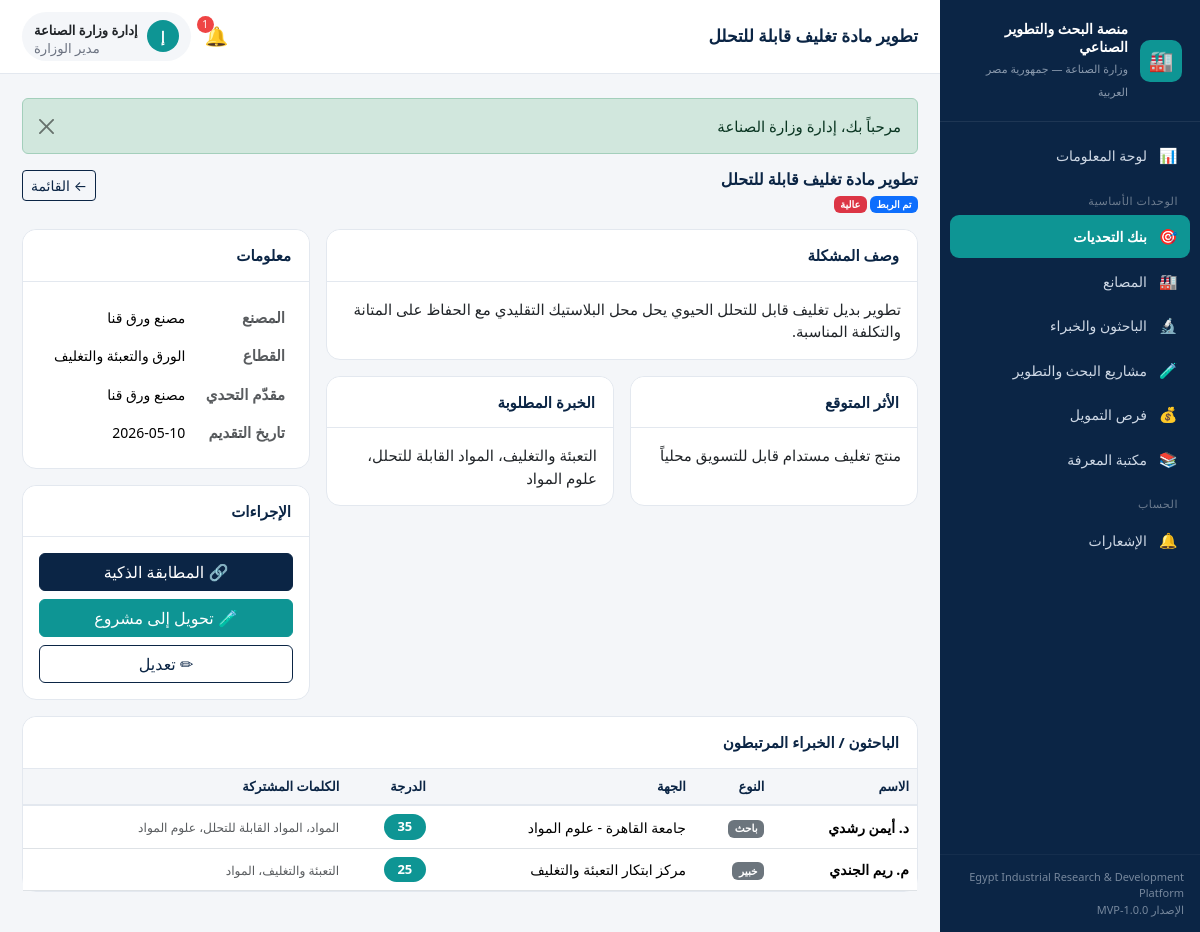
The page /public/challenge/show/4 (signed in) on the database its author committed.
### tables this page shows
CREATE TABLE `challenges` (
  `id`               INT UNSIGNED NOT NULL AUTO_INCREMENT,
  `factory_id`       INT UNSIGNED NULL,
  `created_by`       INT UNSIGNED NULL,
  `title`            VARCHAR(220) NOT NULL,
  `description`      TEXT NOT NULL,
  `sector_id`        INT UNSIGNED NULL,
  `priority`         ENUM('low','medium','high') NOT NULL DEFAULT 'medium',
  `expected_impact`  TEXT NULL,
  `needed_expertise` TEXT NULL,
  `status`           ENUM('pending','open','under_review','matched','in_progress','solved','rejected') NOT NULL DEFAULT 'pending',
  `created_at`       DATETIME NOT NULL DEFAULT CURRENT_TIMESTAMP,
  `updated_at`       DATETIME NULL,
  PRIMARY KEY (`id`),
  KEY `idx_ch_status` (`status`),
  KEY `idx_ch_sector` (`sector_id`),
  KEY `idx_ch_factory` (`factory_id`),
  CONSTRAINT `fk_ch_factory` FOREIGN KEY (`factory_id`) REFERENCES `factories`(`id`) ON DELETE SET NULL,
  CONSTRAINT `fk_ch_user` FOREIGN KEY (`created_by`) REFERENCES `users`(`id`) ON DELETE SET NULL,
  CONSTRAINT `fk_ch_sector` FOREIGN KEY (`sector_id`) REFERENCES `sectors`(`id`) ON DELETE SET NULL
);

CREATE TABLE `factories` (
  `id`                  INT UNSIGNED NOT NULL AUTO_INCREMENT,
  `user_id`             INT UNSIGNED NULL,
  `name`                VARCHAR(190) NOT NULL,
  `sector_id`           INT UNSIGNED NULL,
  `governorate_id`      INT UNSIGNED NULL,
  `contact_person`      VARCHAR(150) NULL,
  `email`               VARCHAR(190) NULL,
  `phone`               VARCHAR(40)  NULL,
  `products`            TEXT NULL,
  `main_challenges`     TEXT NULL,
  `energy_usage_level`  ENUM('low','medium','high') NOT NULL DEFAULT 'medium',
  `production_capacity` VARCHAR(190) NULL,
  `created_at`          DATETIME NOT NULL DEFAULT CURRENT_TIMESTAMP,
  PRIMARY KEY (`id`),
  KEY `idx_factories_sector` (`sector_id`),
  KEY `idx_factories_gov` (`governorate_id`),
  KEY `idx_factories_user` (`user_id`),
  CONSTRAINT `fk_factories_user` FOREIGN KEY (`user_id`) REFERENCES `users`(`id`) ON DELETE SET NULL,
  CONSTRAINT `fk_factories_sector` FOREIGN KEY (`sector_id`) REFERENCES `sectors`(`id`) ON DELETE SET NULL,
  CONSTRAINT `fk_factories_gov` FOREIGN KEY (`governorate_id`) REFERENCES `governorates`(`id`) ON DELETE SET NULL
);

CREATE TABLE `sectors` (
  `id`      INT UNSIGNED NOT NULL AUTO_INCREMENT,
  `name_ar` VARCHAR(120) NOT NULL,
  `name_en` VARCHAR(120) NULL,
  PRIMARY KEY (`id`)
);

CREATE TABLE `users` (
  `id`         INT UNSIGNED NOT NULL AUTO_INCREMENT,
  `name`       VARCHAR(150) NOT NULL,
  `email`      VARCHAR(190) NOT NULL,
  `password`   VARCHAR(255) NOT NULL,
  `role`       ENUM('admin','factory','researcher','expert','investor') NOT NULL DEFAULT 'factory',
  `phone`      VARCHAR(40)  NULL,
  `is_active`  TINYINT(1)   NOT NULL DEFAULT 1,
  `created_at` DATETIME     NOT NULL DEFAULT CURRENT_TIMESTAMP,
  PRIMARY KEY (`id`),
  UNIQUE KEY `uq_users_email` (`email`)
);

CREATE TABLE `challenge_matches` (
  `id`               INT UNSIGNED NOT NULL AUTO_INCREMENT,
  `challenge_id`     INT UNSIGNED NOT NULL,
  `profile_id`       INT UNSIGNED NOT NULL,
  `match_score`      INT NOT NULL DEFAULT 0,
  `matched_keywords` TEXT NULL,
  `created_at`       DATETIME NOT NULL DEFAULT CURRENT_TIMESTAMP,
  PRIMARY KEY (`id`),
  KEY `idx_cm_challenge` (`challenge_id`),
  KEY `idx_cm_profile` (`profile_id`),
  CONSTRAINT `fk_cm_challenge` FOREIGN KEY (`challenge_id`) REFERENCES `challenges`(`id`) ON DELETE CASCADE,
  CONSTRAINT `fk_cm_profile` FOREIGN KEY (`profile_id`) REFERENCES `researcher_profiles`(`id`) ON DELETE CASCADE
);

CREATE TABLE `researcher_profiles` (
  `id`                 INT UNSIGNED NOT NULL AUTO_INCREMENT,
  `user_id`            INT UNSIGNED NULL,
  `profile_type`       ENUM('researcher','expert') NOT NULL DEFAULT 'researcher',
  `name`               VARCHAR(190) NOT NULL,
  `organization`       VARCHAR(190) NULL,
  `specialization`     VARCHAR(190) NOT NULL,
  `expertise_keywords` TEXT NULL,
  `previous_projects`  TEXT NULL,
  `email`              VARCHAR(190) NULL,
  `phone`              VARCHAR(40)  NULL,
  `governorate_id`     INT UNSIGNED NULL,
  `created_at`         DATETIME NOT NULL DEFAULT CURRENT_TIMESTAMP,
  PRIMARY KEY (`id`),
  KEY `idx_rp_type` (`profile_type`),
  KEY `idx_rp_gov` (`governorate_id`),
  KEY `idx_rp_user` (`user_id`),
  CONSTRAINT `fk_rp_user` FOREIGN KEY (`user_id`) REFERENCES `users`(`id`) ON DELETE SET NULL,
  CONSTRAINT `fk_rp_gov` FOREIGN KEY (`governorate_id`) REFERENCES `governorates`(`id`) ON DELETE SET NULL
);

### app/controllers/ChallengeController.php (called while the page is built, shortened)
<?php
class ChallengeController extends Controller
{
    public function show(string $id = '0'): void
    {
        $challengeM = $this->model('Challenge');
        $challenge = $challengeM->findWithRefs((int) $id);
        $matchM = $this->model('ChallengeMatch');
        $this->view('challenges/show', [
            'challenge'    => $challenge,
            'savedMatches' => $matchM->savedForChallenge((int) $id),
        ]);
    }
}

### app/core/Router.php (called while the page is built, shortened)
<?php
class Router
{
    public function dispatch(): void
    {
        $url = $this->parseUrl();
        $action         = !empty($url[1]) ? $url[1] : 'index';
        $params         = array_slice($url, 2);
        $controller = new $controllerName();
        call_user_func_array([$controller, $action], $params);
    }
    private function parseUrl(): array
    {
        $url = $_GET['url'] ?? '';
        $url = rtrim($url, '/');
        $url = filter_var($url, FILTER_SANITIZE_URL);
        return explode('/', $url);
    }
}

### public/index.php (called while the page is built, shortened)
<?php
require_once APP_PATH . '/core/Database.php';
require_once APP_PATH . '/core/Model.php';
require_once APP_PATH . '/core/Controller.php';
require_once APP_PATH . '/core/Router.php';
require_once APP_PATH . '/helpers/functions.php';
require_once APP_PATH . '/helpers/Auth.php';
$router = new Router();
$router->dispatch();

### app/core/Database.php (called while the page is built)
<?php
class Database
{
    private static ?PDO $instance = null;
    public static function getConnection(): PDO
    {
        if (self::$instance === null) {
            $dsn = sprintf(
                'mysql:host=%s;port=%s;dbname=%s;charset=%s',
                DB_HOST,
                DB_PORT,
                DB_NAME,
                DB_CHARSET
            );
            $options = [
                PDO::ATTR_ERRMODE            => PDO::ERRMODE_EXCEPTION,
                PDO::ATTR_DEFAULT_FETCH_MODE => PDO::FETCH_ASSOC,
                PDO::ATTR_EMULATE_PREPARES   => false,
            ];
            try {
                self::$instance = new PDO($dsn, DB_USER, DB_PASS, $options);
                self::$instance->exec("SET NAMES utf8mb4 COLLATE utf8mb4_unicode_ci");
            } catch (PDOException $e) {
                if (APP_DEBUG) {
                    die('Database connection failed: ' . $e->getMessage());
                }
                die('تعذّر الاتصال بقاعدة البيانات. يرجى مراجعة الإعدادات.');
            }
        }
        return self::$instance;
    }
}

### app/core/Model.php (called while the page is built, shortened)
<?php
abstract class Model
{
    protected PDO $db;
    public function __construct()
    {
        $this->db = Database::getConnection();
    }
    protected function query(string $sql, array $params = []): array
    {
        $stmt = $this->db->prepare($sql);
        $stmt->execute($params);
        return $stmt->fetchAll();
    }
    protected function queryOne(string $sql, array $params = []): ?array
    {
        $stmt = $this->db->prepare($sql);
        $stmt->execute($params);
        $row = $stmt->fetch();
        return $row === false ? null : $row;
    }
}

### app/models/Challenge.php (called while the page is built, shortened)
<?php
class Challenge extends Model
{
    public function findWithRefs(int $id): ?array
    {
        return $this->queryOne(
            "SELECT c.*, s.name_ar AS sector_name, f.name AS factory_name, u.name AS creator_name
             FROM challenges c
             LEFT JOIN sectors s ON s.id = c.sector_id
             LEFT JOIN factories f ON f.id = c.factory_id
             LEFT JOIN users u ON u.id = c.created_by
             WHERE c.id = ?",
            [$id]
        );
    }
}

### app/helpers/Auth.php (called while the page is built, shortened)
<?php
class Auth
{
    public static function role(): ?string
    {
        return $_SESSION['user']['role'] ?? null;
    }
    public static function isAdmin(): bool
    {
        return self::role() === 'admin';
    }
}

### app/models/ChallengeMatch.php (called while the page is built, shortened)
<?php
class ChallengeMatch extends Model
{
    public function savedForChallenge(int $challengeId): array
    {
        return $this->query(
            "SELECT cm.*, rp.name AS profile_name, rp.organization, rp.specialization, rp.profile_type
             FROM challenge_matches cm
             JOIN researcher_profiles rp ON rp.id = cm.profile_id
             WHERE cm.challenge_id = ?
             ORDER BY cm.match_score DESC",
            [$challengeId]
        );
    }
}

### app/views/challenges/show.php (the view, shortened to what this page needs)
<?php
$isAdmin   = Auth::isAdmin();
?>
<div class="page-head d-flex justify-content-between align-items-start mb-3">
    <div>
        <h2 class="section-title mb-1"><?= e($challenge['title']) ?></h2>
        <p class="text-muted small mb-0">
            <span class="badge bg-<?= challenge_status_color($challenge['status']) ?>"><?= e(challenge_status_label($challenge['status'])) ?></span>
            <span class="badge bg-<?= priority_color($challenge['priority']) ?>"><?= e(priority_label($challenge['priority'])) ?></span>
        </p>
    </div>
    <a href="<?= url('challenge') ?>" class="btn btn-outline-navy btn-sm">← القائمة</a>
</div>
<div class="row g-3">
    <div class="col-lg-8">
        <div class="card mb-3">
            <div class="card-header">وصف المشكلة</div>
            <div class="card-body"><?= nl2br(e($challenge['description'])) ?></div>
        </div>
        <div class="row g-3">
            <div class="col-md-6">
                <div class="card h-100"><div class="card-header">الأثر المتوقع</div>
                    <div class="card-body"><?= nl2br(e($challenge['expected_impact'] ?: '—')) ?></div></div>
            </div>
            <div class="col-md-6">
                <div class="card h-100"><div class="card-header">الخبرة المطلوبة</div>
                    <div class="card-body"><?= nl2br(e($challenge['needed_expertise'] ?: '—')) ?></div></div>
            </div>
        </div>
    </div>
    <div class="col-lg-4">
        <div class="card mb-3">
            <div class="card-header">معلومات</div>
            <div class="card-body">
                <table class="table table-borderless mb-0">
                    <tr><th class="text-muted">المصنع</th><td><?= e($challenge['factory_name'] ?? '—') ?></td></tr>
                    <tr><th class="text-muted">القطاع</th><td><?= e($challenge['sector_name'] ?? '—') ?></td></tr>
                    <tr><th class="text-muted">مقدّم التحدي</th><td><?= e($challenge['creator_name'] ?? '—') ?></td></tr>
                    <tr><th class="text-muted">تاريخ التقديم</th><td><?= fmt_date($challenge['created_at'] ?? null) ?></td></tr>
                </table>
            </div>
        </div>
        <div class="card">
            <div class="card-header">الإجراءات</div>
            <div class="card-body d-grid gap-2">
                <?php if ($isAdmin || Auth::is('factory')): ?>
                    <a href="<?= url('challenge/matches/' . $challenge['id']) ?>" class="btn btn-primary">🔗 المطابقة الذكية</a>
                <?php endif; ?>
                <?php if ($isAdmin && in_array($challenge['status'], ['matched', 'open'], true)): ?>
                    <a href="<?= url('project/create/' . $challenge['id']) ?>" class="btn btn-teal">🧪 تحويل إلى مشروع</a>
                <?php endif; ?>
                <?php if ($isAdmin || (Auth::is('factory'))): ?>
                    <a href="<?= url('challenge/edit/' . $challenge['id']) ?>" class="btn btn-outline-navy">✏ تعديل</a>
                <?php endif; ?>
            </div>
        </div>
    </div>
</div>
<div class="card mt-3">
    <div class="card-header">الباحثون / الخبراء المرتبطون</div>
    <div class="card-body p-0">
        <?php if (empty($savedMatches)): ?>
            <div class="empty-state p-4"><div class="ico">🔗</div><p>لم يتم ربط أي باحث أو خبير بعد.</p></div>
        <?php else: ?>
        <table class="table mb-0">
            <thead><tr><th>الاسم</th><th>النوع</th><th>الجهة</th><th>الدرجة</th><th>الكلمات المشتركة</th></tr></thead>
            <tbody>
            <?php foreach ($savedMatches as $m): ?>
                <tr>
                    <td><strong><?= e($m['profile_name']) ?></strong></td>
                    <td><span class="badge bg-secondary"><?= $m['profile_type'] === 'expert' ? 'خبير' : 'باحث' ?></span></td>
                    <td><?= e($m['organization'] ?: '—') ?></td>
                    <td><span class="match-score"><?= (int) $m['match_score'] ?></span></td>
                    <td><small class="text-muted"><?= e($m['matched_keywords'] ?: '—') ?></small></td>
                </tr>
            <?php endforeach; ?>
            </tbody>
        </table>
        <?php endif; ?>
    </div>
</div>

### public/assets/css/style.css (style rules this page uses)
:root { --eg-navy: #0b2545; --eg-navy-700: #13315c; --eg-teal: #0e9594; --eg-teal-600: #0c807f; --eg-light: #f4f6f9; --eg-gray: #e3e8ef; --eg-text: #1f2937; --eg-muted: #6b7280; --eg-white: #ffffff; --sidebar-w: 260px; }
* { box-sizing: border-box; }
body { font-family: "Segoe UI", "Tahoma", "Cairo", system-ui, -apple-system, sans-serif; background: var(--eg-light); color: var(--eg-text); margin: 0; font-size: 15px; }
a { text-decoration: none; }
.card { border: 1px solid var(--eg-gray); border-radius: 14px; }
.card-header { background: var(--eg-white); border-bottom: 1px solid var(--eg-gray); font-weight: 700; color: var(--eg-navy); border-radius: 14px 14px 0 0 !important; padding: 14px 18px; }
.section-title { font-size: 16px; font-weight: 700; color: var(--eg-navy); margin: 0; }
.btn-primary { background: var(--eg-navy); border-color: var(--eg-navy); }
.btn-teal { background: var(--eg-teal); border-color: var(--eg-teal); color: #fff; }
.btn-outline-navy { color: var(--eg-navy); border-color: var(--eg-navy); }
.table thead th { background: var(--eg-light); color: var(--eg-navy); font-size: 13px; border-bottom: 2px solid var(--eg-gray); }
.table td { vertical-align: middle; font-size: 14px; }
.match-score { display: inline-block; min-width: 42px; text-align: center; background: var(--eg-teal); color: #fff; border-radius: 20px; padding: 3px 10px; font-weight: 700; font-size: 13px; }

### rows shown on the page
challenges: title "تطوير مادة تغليف قابلة للتحلل", status "تم الربط", priority "عالية", description "تطوير بديل تغليف قابل للتحلل الحيوي يحل محل البلاستيك التقليدي مع الحفاظ على المتانة والتكلفة المناسبة.", expected_impact "منتج تغليف مستدام قابل للتسويق محلياً", needed_expertise "التعبئة والتغليف، المواد القابلة للتحلل، علوم المواد", factory.name "مصنع ورق قنا", sector.name_ar "الورق والتعبئة والتغليف", created_by.name "مصنع ورق قنا", created_at "2026-05-10"
challenge_matches: profile.name "د. أيمن رشدي", shows "باحث", profile.organization "جامعة القاهرة - علوم المواد", match_score "35", matched_keywords "المواد، المواد القابلة للتحلل، علوم المواد"
challenge_matches: profile.name "م. ريم الجندي", shows "خبير", profile.organization "مركز ابتكار التعبئة والتغليف", match_score "25", matched_keywords "التعبئة والتغليف، المواد"

### other values the page prints
APP_NAME_EN "Egypt Industrial Research & Development Platform"
APP_VERSION "1.0.0-MVP"
$pt "تطوير مادة تغليف قابلة للتحلل"
$unread "1"
$initial "إ"
$u['name'] "إدارة وزارة الصناعة"
Auth::roleLabel() "مدير الوزارة"
$msg "مرحباً بك، إدارة وزارة الصناعة"
